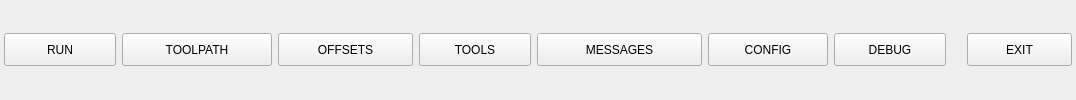
              <widget class="QFrame" name="frame_tabs">
                <layout class="QHBoxLayout" name="lay_tabs">
                  <property name="spacing">
                    <number>6</number>
                  </property>
                  <property name="leftMargin">
                    <number>4</number>
                  </property>
                  <property name="topMargin">
                    <number>4</number>
                  </property>
                  <property name="rightMargin">
                    <number>4</number>
                  </property>
                  <property name="bottomMargin">
                    <number>4</number>
                  </property>
                  <item>
                    <widget class="QPushButton" name="btn_page_run">
                      <property name="minimumSize">
                        <size>
                          <width>112</width>
                          <height>33</height>
                        </size>
                      </property>
                      <property name="maximumSize">
                        <size>
                          <width>112</width>
                          <height>33</height>
                        </size>
                      </property>
                      <property name="text">
                        <string>RUN</string>
                      </property>
                      <property name="checkable">
                        <bool>true</bool>
                      </property>
                    </widget>
                  </item>
                  <item>
                    <widget class="QPushButton" name="btn_page_toolpath">
                      <property name="minimumSize">
                        <size>
                          <width>150</width>
                          <height>33</height>
                        </size>
                      </property>
                      <property name="maximumSize">
                        <size>
                          <width>150</width>
                          <height>33</height>
                        </size>
                      </property>
                      <property name="text">
                        <string>TOOLPATH</string>
                      </property>
                      <property name="checkable">
                        <bool>true</bool>
                      </property>
                    </widget>
                  </item>
                  <item>
                    <widget class="QPushButton" name="btn_page_offsets">
                      <property name="minimumSize">
                        <size>
                          <width>135</width>
                          <height>33</height>
                        </size>
                      </property>
                      <property name="maximumSize">
                        <size>
                          <width>135</width>
                          <height>33</height>
                        </size>
                      </property>
                      <property name="text">
                        <string>OFFSETS</string>
                      </property>
                      <property name="checkable">
                        <bool>true</bool>
                      </property>
                    </widget>
                  </item>
                  <item>
                    <widget class="QPushButton" name="btn_page_tools">
                      <property name="minimumSize">
                        <size>
                          <width>112</width>
                          <height>33</height>
                        </size>
                      </property>
                      <property name="maximumSize">
                        <size>
                          <width>112</width>
                          <height>33</height>
                        </size>
                      </property>
                      <property name="text">
                        <string>TOOLS</string>
                      </property>
                      <property name="checkable">
                        <bool>true</bool>
                      </property>
                    </widget>
                  </item>
                  <item>
                    <widget class="QPushButton" name="btn_page_messages">
                      <property name="minimumSize">
                        <size>
                          <width>165</width>
                          <height>33</height>
                        </size>
                      </property>
                      <property name="maximumSize">
                        <size>
                          <width>165</width>
                          <height>33</height>
                        </size>
                      </property>
                      <property name="text">
                        <string>MESSAGES</string>
                      </property>
                      <property name="checkable">
                        <bool>true</bool>
                      </property>
                    </widget>
                  </item>
                  <item>
                    <widget class="QPushButton" name="btn_page_config">
                      <property name="minimumSize">
                        <size>
                          <width>120</width>
                          <height>33</height>
                        </size>
                      </property>
                      <property name="maximumSize">
                        <size>
                          <width>120</width>
                          <height>33</height>
                        </size>
                      </property>
                      <property name="text">
                        <string>CONFIG</string>
                      </property>
                      <property name="checkable">
                        <bool>true</bool>
                      </property>
                    </widget>
                  </item>
                  <item>
                    <widget class="QPushButton" name="btn_page_debug">
                      <property name="minimumSize">
                        <size>
                          <width>112</width>
                          <height>33</height>
                        </size>
                      </property>
                      <property name="maximumSize">
                        <size>
                          <width>112</width>
                          <height>33</height>
                        </size>
                      </property>
                      <property name="text">
                        <string>DEBUG</string>
                      </property>
                      <property name="checkable">
                        <bool>true</bool>
                      </property>
                    </widget>
                  </item>
                  <item>
                    <spacer name="sp_lay_tabs_13">
                      <property name="orientation">
                        <enum>Qt::Horizontal</enum>
                      </property>
                      <property name="sizeType">
                        <enum>QSizePolicy::Expanding</enum>
                      </property>
                      <property name="sizeHint" stdset="0">
                        <size>
                          <width>15</width>
                          <height>15</height>
                        </size>
                      </property>
                    </spacer>
                  </item>
                  <item>
                    <widget class="ActionButton" name="btn_exit">
                      <property name="minimumSize">
                        <size>
                          <width>105</width>
                          <height>33</height>
                        </size>
                      </property>
                      <property name="maximumSize">
                        <size>
                          <width>105</width>
                          <height>33</height>
                        </size>
                      </property>
                      <property name="text">
                        <string>EXIT</string>
                      </property>
                      <property name="exit_action" stdset="0">
                        <bool>true</bool>
                      </property>
                    </widget>
                  </item>
                </layout>
              </widget>
